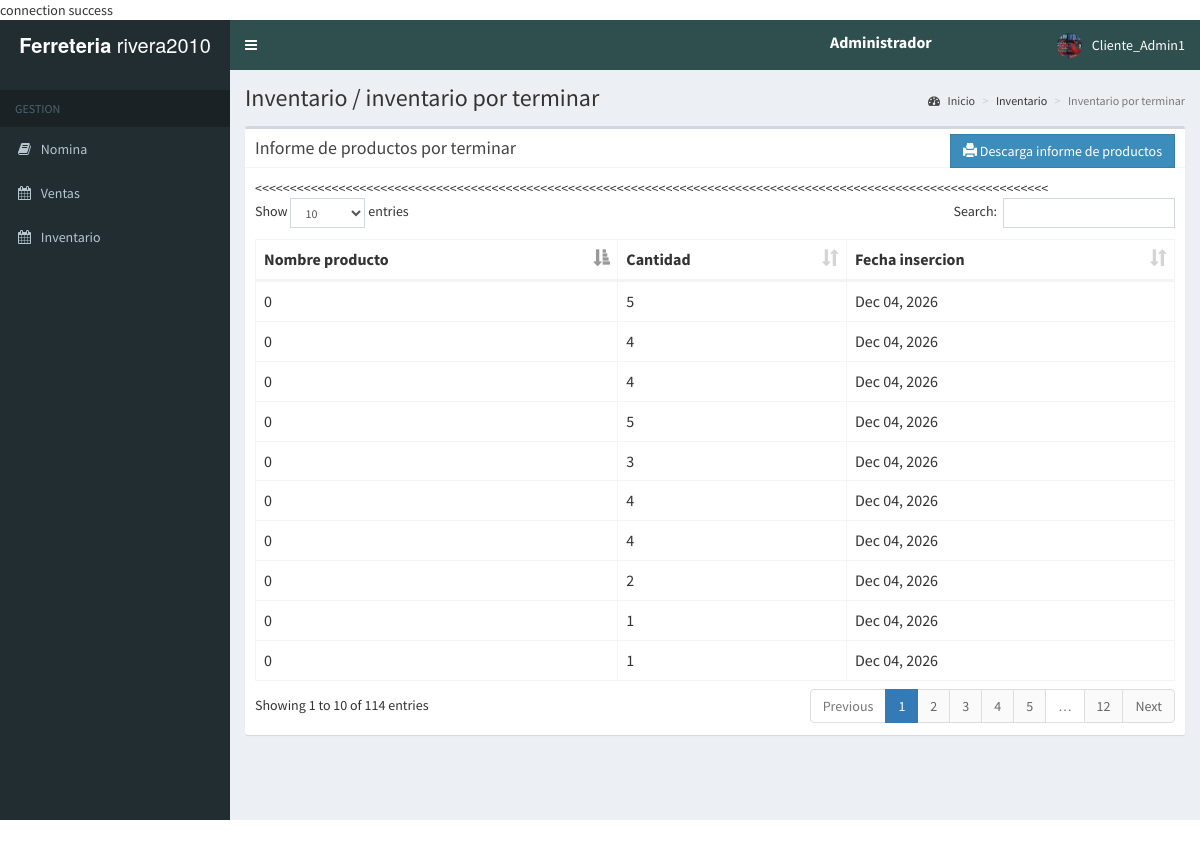
The page /admin/productos_por_terminar.php (signed in) on the database its author committed.
### tables this page shows
CREATE TABLE `administrador` (`id` int(11) NOT NULL,
  `id_empleado` int(15) NOT NULL,
  `usuario` varchar(30) NOT NULL,
  `password` varchar(60) NOT NULL,
  `tipo` varchar(60) NOT NULL,
  `fecha_creacion` date NOT NULL
);

CREATE TABLE `productos` (
`id_producto` int(11) NOT NULL,
`descripcion` int(11) NOT NULL,
`Cantidad` int(11) NOT NULL,
`valor_costo` int(11) NOT NULL,
`valor_venta` int(11) NOT NULL,
`fecha_insercion` date NOT NULL
);

### admin/includes/session.php (called while the page is built, shortened)
<?php
	include 'includes/conn.php';
	$sql = "SELECT * FROM administrador WHERE id = '".$_SESSION['Cliente_Admin1']."'";
	$query = $conn->query($sql);
	$user = $query->fetch_assoc();
?>

### admin/productos_por_terminar.php (the view, shortened to what this page needs)
<?php include 'includes/session.php'; ?>
<?php include 'includes/header.php'; ?>
<body class="hold-transition skin-blue sidebar-mini">
<div class="wrapper">
  <?php include 'includes/navbar.php'; ?>
  <?php include 'includes/menuAdministrador.php'; ?>
  <div class="content-wrapper">
    <section class="content-header">
    <h1>
      Inventario / inventario por terminar
      </h1>
      <ol class="breadcrumb">
        <li><a href="SubMenuInventario.php"><i class="fa fa-dashboard"></i> Inicio</a></li>
        <li>Inventario</li>
        <li class="active">Inventario por terminar</li>
      </ol>
    </section>
    <section class="content">
      <div class="row">
        <div class="col-xs-12">
         <div class="box">
            <div class="box-header with-border">
              <h3 class="box-title">Informe de productos por terminar</h3>
              <div class="box-tools pull-right">
                <form class="form-inline">
                  <div class="form-group">
                  <button type="submit" class="btn btn-primary btn-flat" name="add"><i class="glyphicon glyphicon-print"></i> Descarga informe de productos </button>
                  </div>
                </form>
              </div>
            </div>
            <div class="box-body">
              <table id="example1" class="table table-bordered">
                <thead>
                <th>Nombre producto</th>
                  <th>Cantidad</th>
                  <th>Fecha insercion</th>
                </thead>
                <tbody>
                  <?php
                     $sql = "SELECT * FROM productos WHERE Cantidad <='5' ";
                    $query = $conn->query($sql);
                    while($row = $query->fetch_assoc()){
                      ?>
                        <tr>
                          <<td><?php echo $row['descripcion']; ?></td>
                          <td><?php echo $row['Cantidad']; ?></td>
                          <td><?php echo date('M d, Y', strtotime($row['fecha_insercion'])) ?></td>
                        </tr>
                      <?php
                    }
                  ?>
                </tbody>
              </table>
            </div>
          </div>
        </div>
      </div>
    </section>
  </div>
</div>
</body>
</html>

### admin/includes/navbar.php (shortened to what this page needs)
<header class="main-header">
  <a href="#" class="logo">
    <span class="logo-lg"><b>Ferreteria </b>rivera2010</span>
  </a>
  <nav class="navbar navbar-static-top">
    <a href="#" class="sidebar-toggle" data-toggle="push-menu" role="button">
    </a>
    <div>
      <div style="position:absolute; top: 11px;; left:600px;color:white; font-size: medium">
        <strong>Administrador</strong>
      </div>
    </div>
    <div class="navbar-custom-menu">
      <ul class="nav navbar-nav">
        <li class="dropdown user user-menu">
          <a href="#" class="dropdown-toggle" data-toggle="dropdown">
            <img src="../images/logo.jpg" class="user-image" alt="User Image">
            <span class="hidden-xs"><?php echo $user['usuario']; ?></span>
          </a>
        </li>
      </ul>
    </div>
  </nav>
</header>

### rows shown on the page
administrador: usuario "Cliente_Admin1"
productos: descripcion "0", Cantidad "5", fecha_insercion "Dec 04, 2026"
productos: descripcion "0", Cantidad "4", fecha_insercion "Dec 04, 2026"
productos: descripcion "0", Cantidad "4", fecha_insercion "Dec 04, 2026"
productos: descripcion "0", Cantidad "5", fecha_insercion "Dec 04, 2026"
productos: descripcion "0", Cantidad "3", fecha_insercion "Dec 04, 2026"
productos: descripcion "0", Cantidad "4", fecha_insercion "Dec 04, 2026"
productos: descripcion "0", Cantidad "4", fecha_insercion "Dec 04, 2026"
productos: descripcion "0", Cantidad "2", fecha_insercion "Dec 04, 2026"
productos: descripcion "0", Cantidad "1", fecha_insercion "Dec 04, 2026"
productos: descripcion "0", Cantidad "1", fecha_insercion "Dec 04, 2026"
